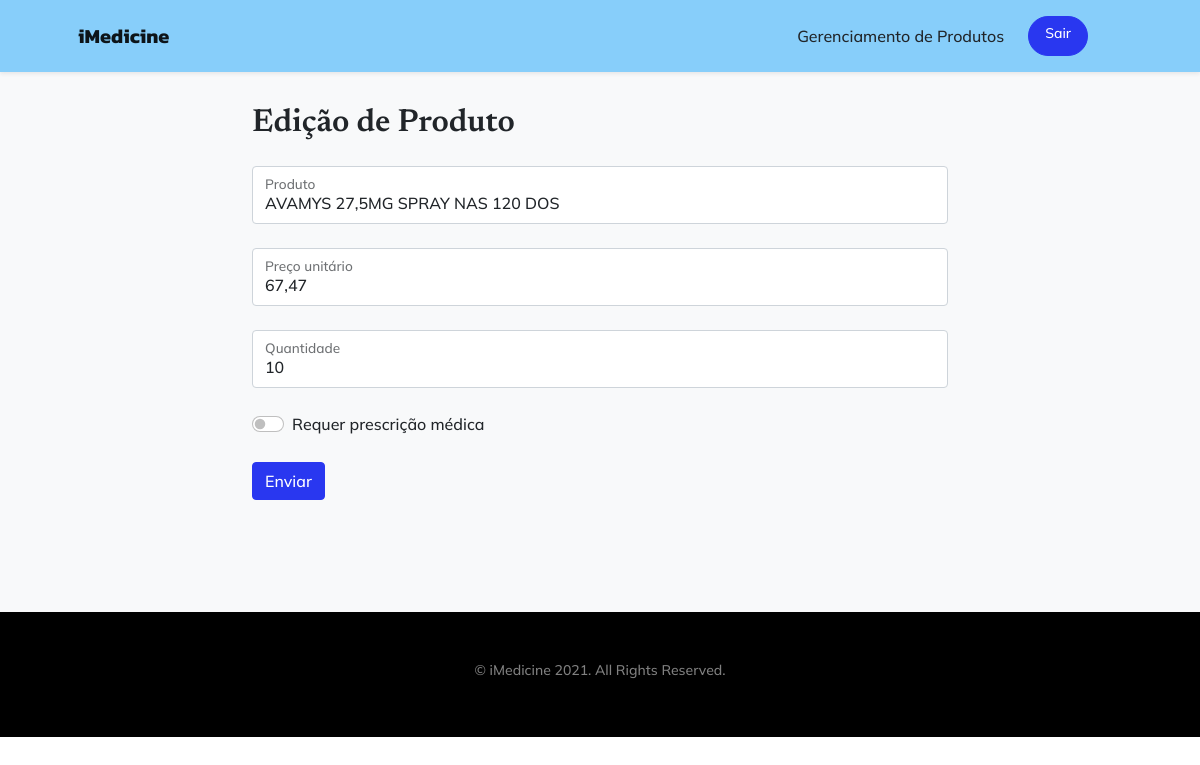
Screenshot of /estoque/edit/2 (signed in) with the database file from the repository.
### tables this page shows
CREATE TABLE estoque (id INTEGER PRIMARY KEY AUTOINCREMENT, produto TEXT NOT NULL, preco REAL NOT NULL, qtd INTEGER NOT NULL, farmacia_id INTEGER NOT NULL, prescricao BOOLEAN DEFAULT (0));

### flask_app.py (the view, shortened to what this page needs)
@app.route('/estoque/edit/<int:produto_id>', methods=['GET', 'POST'])
def estoque_edit(produto_id):
    if is_logged_out_farm():
        return redirect(url_for('login'))
    estoque_item = get_produto(produto_id)
    farmacia = getFarmacia()
    if (farmacia['id'] != estoque_item['farmacia_id']):
        abort(404)
    if (estoque_item['prescricao']):
        prescricao_checked = "checked"
    else:
        prescricao_checked = ""
    return render_template('estoque_edit.html', estoque_item=estoque_item, prescricao_checked=prescricao_checked)

### utils.py (called while the page is built)
def get_db_connection():
    conn = sqlite3.connect(os.path.dirname(__file__)+'/database.db')
    conn.row_factory = sqlite3.Row
    return conn

def get_produto(produto_id):
    conn = get_db_connection()
    sql = f'SELECT * FROM estoque WHERE id = {produto_id}'
    produto = conn.execute(sql).fetchone()
    conn.close()
    if produto is None:
        abort(404)
    return produto

def getFarmacia():
    conn = get_db_connection()
    farmacia = conn.execute(
        "SELECT * FROM farmacia WHERE email='"+session['email_farm']+"'").fetchone()
    conn.close()
    return farmacia

def carrinho_itens():
    if 'pedidos' in session:
        pedidos = session['pedidos']
        return len(pedidos)
    else:
        return 0

def is_logged_out():
    return 'email' not in session

def is_logged_out_farm():
    return 'email_farm' not in session

def number2real(n):
    return f'{n:.2f}'.replace('.', ',')

### templates/estoque_edit.html (shortened to what this page needs)
{% extends "layout.html" %}
{% block content %}
<section class="bg-light">
    <div class="container px-5 mt-3">
        <div class="row justify-content-center">
            <div class="col-md-8 p-2">
                <h2 class="mb-4">Edição de Produto</h2>
                <form action="/estoque/edit/{{ estoque_item['id'] }}" method="post">
                    <div class="mb-4 form-floating">
                        <input type="text" name="produto" class="form-control" placeholder="Produto"
                            value="{{ request.form['produto'] or estoque_item['produto'] }}" />
                        <label class="form-label">Produto</label>
                    </div>
                    <div class="mb-4 form-floating">
                        <input type="text" name="preco" class="form-control" placeholder="Preco unitário"
                            value="{{ request.form['preco'] or number2real(estoque_item['preco']) }}" />
                        <label class="form-label">Preço unitário</label>
                    </div>
                    <div class="mb-4 form-floating">
                        <input type="text" name="qtd" class="form-control" placeholder="Quantidade"
                            value="{{ request.form['qtd'] or estoque_item['qtd'] }}" />
                        <label class="form-label">Quantidade</label>
                    </div>
                    <div class="form-check form-switch">
                        <input class="form-check-input" type="checkbox" name="prescricao" role="switch"
                            {{prescricao_checked}}>
                        <label class="form-check-label">Requer prescrição médica</label>
                    </div>
                    <button type="submit" class="btn btn-primary btn-block mb-4 mt-4">Enviar</button>
                </form>
            </div>
        </div>
    </div>
</section>
{% endblock %}

### rows the page displays
estoque: produto "AVAMYS 27,5MG SPRAY NAS 120 DOS", preco "67,47", qtd "10"
